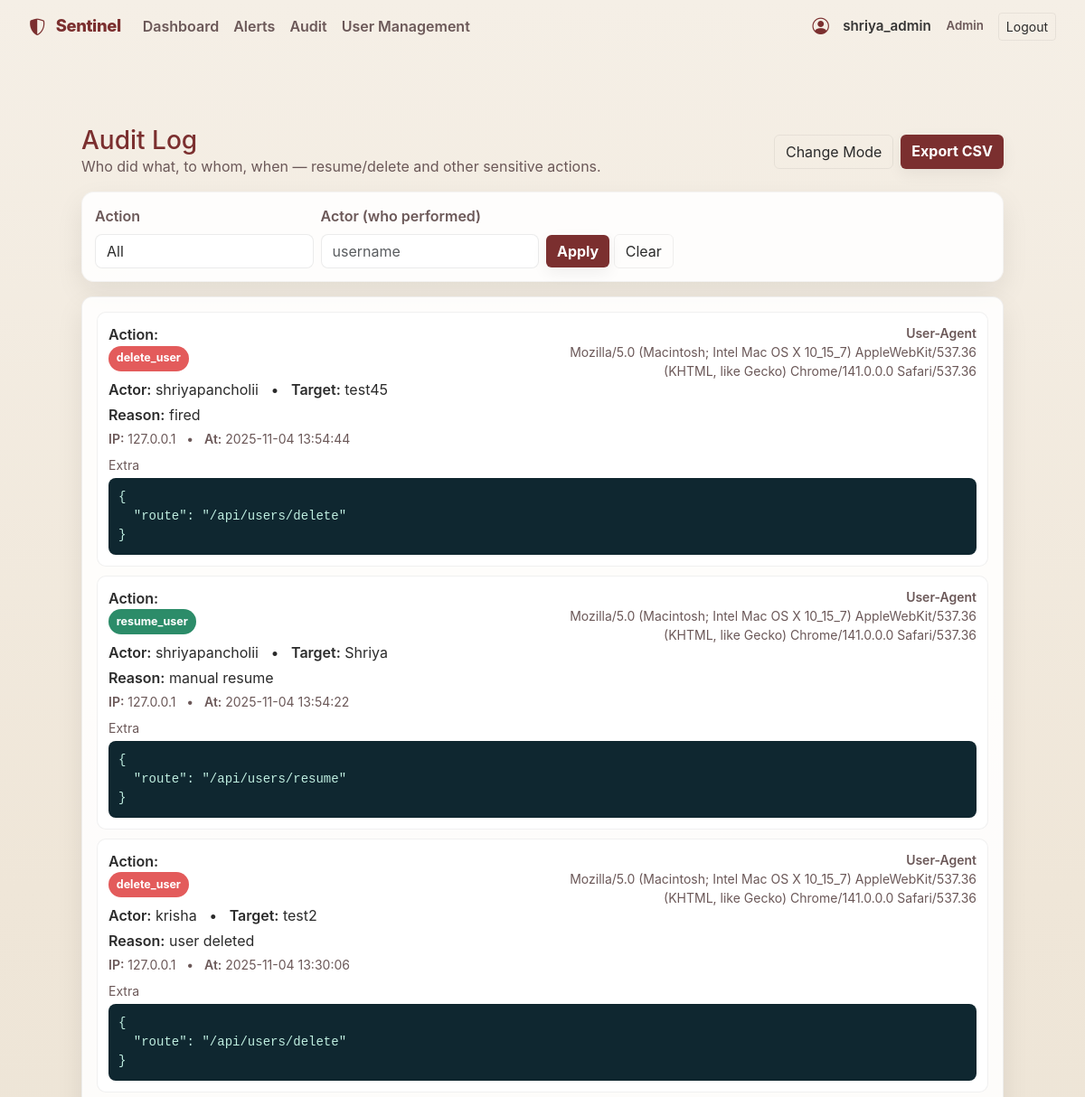
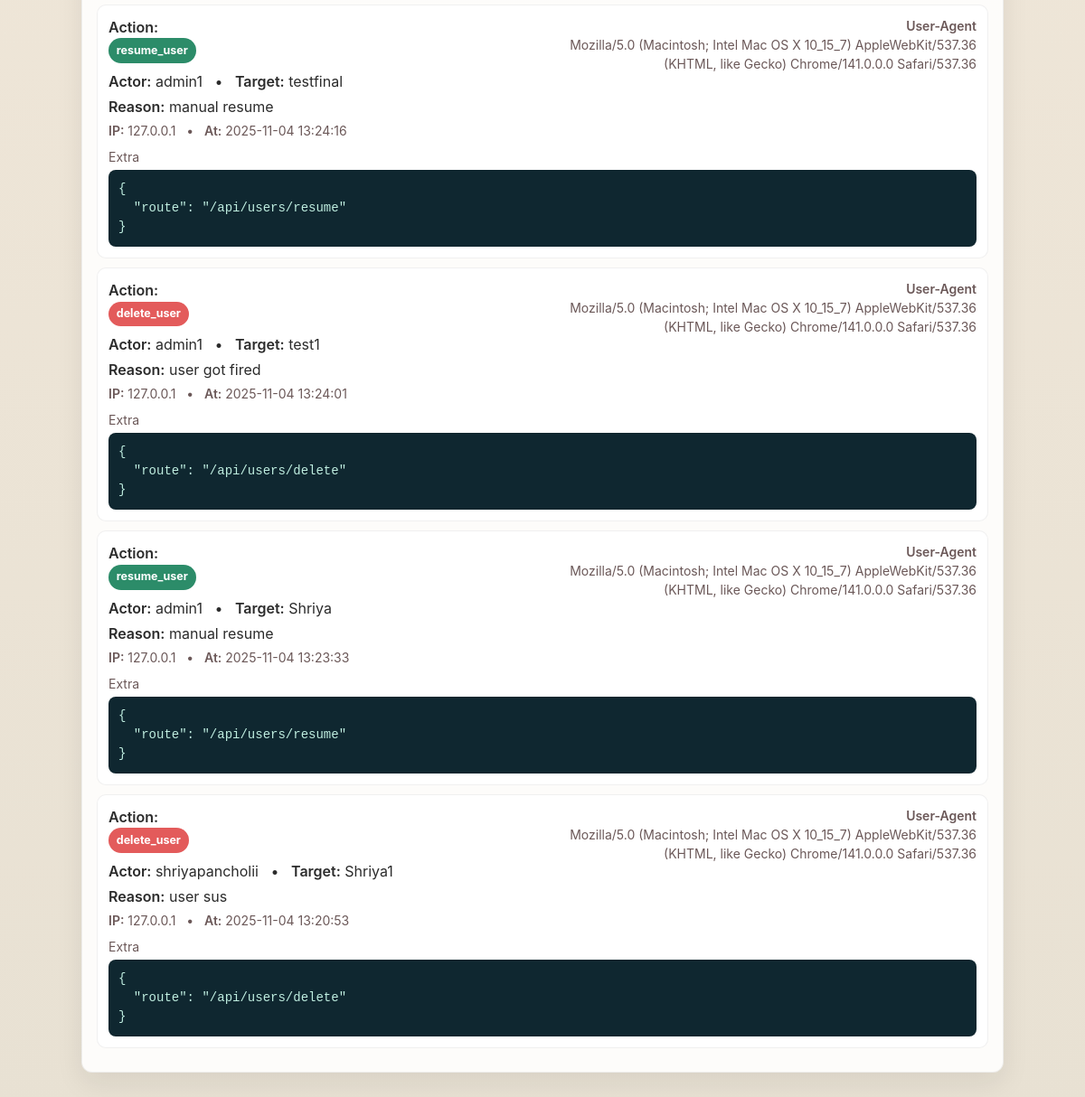
The page /audit (signed in) on the database its author committed (2 pictures, top to bottom).
### tables this page shows
CREATE TABLE audit_logs (
        id INTEGER PRIMARY KEY AUTOINCREMENT,
        action TEXT NOT NULL,          -- resume_user / delete_user / ...
        actor TEXT NOT NULL,           -- session username
        target_user TEXT,              -- affected username/id
        reason TEXT,
        ip TEXT,
        user_agent TEXT,
        extra TEXT,                    -- JSON string
        created_at DATETIME NOT NULL DEFAULT CURRENT_TIMESTAMP
    );

### app.py (the view)
@app.route('/audit', methods=['GET'])
@limiter.limit("60 per minute")
def audit_log():
    if not session.get('logged_in'):
        return redirect(url_for('login'))
    q_action = request.args.get('action', '').strip()
    q_actor  = request.args.get('actor', '').strip()
    clauses, params = [], []
    if q_action:
        clauses.append("action = ?")
        params.append(q_action)
    if q_actor:
        clauses.append("actor = ?")
        params.append(q_actor)
    where = f"WHERE {' AND '.join(clauses)}" if clauses else ""
    try:
        conn = get_db_conn()
        cur = conn.cursor()
        cur.execute(f"""
            SELECT id, action, actor, target_user, reason, ip, user_agent, extra, created_at
            FROM audit_logs
            {where}
            ORDER BY id DESC
            LIMIT 300
        """, params)
        rows = cur.fetchall()
        items = []
        for r in rows:
            try:
                extra = json.loads(r['extra']) if r['extra'] else {}
            except Exception:
                extra = r['extra']
            items.append({
                "id": r['id'],
                "action": r['action'],
                "actor": r['actor'],
                "target_user": r['target_user'],
                "reason": r['reason'],
                "ip": r['ip'],
                "user_agent": r['user_agent'],
                "extra": extra,
                "created_at": r['created_at'],
            })
        conn.close()
    except Exception as e:
        print("[/audit] read error:", e)
        items = []
    return render_template('audit_log.html', items=items, q_action=q_action, q_actor=q_actor)

### app.py (called while the page is built)
def get_db_conn():
    conn = sqlite3.connect(DB_PATH)
    conn.row_factory = sqlite3.Row
    return conn

@app.before_request
def enforce_https_in_production():
    USE_HTTPS = os.environ.get("USE_HTTPS", "0").lower() in ("1", "true", "yes")
    if not (FLASK_ENV == "production" and USE_HTTPS):
        return
    proto = request.headers.get('X-Forwarded-Proto', request.scheme)
    if proto != 'https':
        url = request.url.replace("http://", "https://", 1)
        return redirect(url, code=301)

### templates/audit_log.html (shortened to what this page needs)
{% extends 'base.html' %}
{% block content %}
<div class="container py-4">
  <div class="d-flex align-items-center justify-content-between mb-3">
    <div>
      <h1 class="h3" style="color:var(--accent);margin:0">Audit Log</h1>
      <div class="mut">Who did what, to whom, when — resume/delete and other sensitive actions.</div>
    </div>
    <div class="d-flex gap-2">
      <button id="theme_toggle_audit" class="btn btn-outline-light">Change Mode</button>
      {% if session.get('role') == 'admin' %}
        <a class="btn btn-accent" href="{{ url_for('api_audit_export') }}">Export CSV</a>
      {% endif %}
    </div>
  </div>
  <form method="get" class="card-panel mb-3" style="padding:14px">
    <div class="row g-2 align-items-end">
      <div class="col-12 col-md-3">
        <label class="form-label muted">Action</label>
        <select name="action" class="form-select">
          <option value="" {{ '' == q_action and 'selected' or '' }}>All</option>
        </select>
      </div>
      <div class="col-12 col-md-3">
        <label class="form-label muted">Actor (who performed)</label>
        <input name="actor" class="form-control" value="{{ q_actor or '' }}" placeholder="username">
      </div>
      <div class="col-12 col-md-3">
        <button class="btn btn-accent">Apply</button>
        <a class="btn btn-outline-light" href="{{ url_for('audit_log') }}">Clear</a>
      </div>
    </div>
  </form>
  <div class="audit-card p-3">
    {% if items and items|length > 0 %}
      {% for a in items %}
        <div class="audit-row">
          <div class="d-flex justify-content-between align-items-start">
            <div>
              <div class="k">Action:</div>
              <div>
                {% if a.action == 'delete_user' %}
                  <span class="pill del">{{ a.action }}</span>
                {% elif a.action == 'resume_user' %}
                  <span class="pill res">{{ a.action }}</span>
                {% else %}
                  <span class="pill" style="background:#ddd;color:#222">{{ a.action }}</span>
                {% endif %}
              </div>
              <div class="mt-2"><span class="k">Actor:</span> {{ a.actor or '—' }} &nbsp; • &nbsp;
                  <span class="k">Target:</span> {{ a.target_user or '—' }}</div>
              {% if a.reason %}
                <div class="mt-1"><span class="k">Reason:</span> {{ a.reason }}</div>
              {% endif %}
              <div class="mut small mt-1">
                <span class="k">IP:</span> {{ a.ip or '—' }} &nbsp; • &nbsp;
                <span class="k">At:</span> {{ a.created_at }}
              </div>
            </div>
            <div class="text-end small mut" style="max-width:50%">
              <div class="k">User-Agent</div>
              <div>{{ a.user_agent or '—' }}</div>
            </div>
          </div>
          {% if a.extra %}
            <div class="mt-2">
              <div class="mut small mb-1">Extra</div>
              <pre class="audit-json">{{ a.extra | tojson(indent=2) }}</pre>
            </div>
          {% endif %}
        </div>
      {% endfor %}
    {% else %}
      <div class="alert alert-secondary mb-0">No audit events yet.</div>
    {% endif %}
  </div>
</div>
{% endblock %}

### templates/base.html (style rules this page uses)
:root { --bg-900: #f5efe6; --accent: #7b2f2f; --accent-700: #5a1f1f; --muted: #6b5858; --card-bg: rgba(255,255,255,0.88); --glass: rgba(255,255,255,0.85); --danger: #e35b5b; --warning: #d19b4a; --success: #2c8c69; --text-dark: #2b2b2b; --shadow: 0 12px 30px rgba(24,24,24,0.08); }
html,body { height:100% }
body { margin:0; min-height:100%; font-family:"Inter","Poppins",system-ui,-apple-system,"Segoe UI",Roboto,"Helvetica Neue",Arial; background: radial-gradient(900px 300px at 10% 12%, rgba(180,170,155,0.06), transparent 6%), linear-gradient(180deg, #f5efe6 0%, #efe6d8 40%, #e8e1d3 100%); color: var(--text-dark); -webkit-font-smoothing:antialiased; -moz-osx-font-smoothing:grayscale; padding-bottom:48px; }
.btn-accent { background: var(--accent); color:#fff; border:none; font-weight:700; box-shadow: 0 6px 18px rgba(0,0,0,0.06); }
.btn-outline-light { border-color: rgba(0,0,0,0.06); color: var(--text-dark); background: transparent; }
.card-panel { background: var(--card-bg); border-radius:14px; padding:18px; box-shadow: var(--shadow); border:1px solid rgba(0,0,0,0.04); }
h1, h2, h3 { color: var(--text-dark); margin:0 0 .6rem 0; }
.muted { color: var(--muted); }
input.form-control, textarea.form-control, select.form-select { background:#fff; border:1px solid rgba(0,0,0,0.08); color:var(--text-dark); border-radius:8px; }
input::placeholder { color: rgba(100,100,100,0.45); }
.form-label.muted { color: var(--muted); font-weight:600; }

### templates/audit_log.html (style rules this page uses)
.audit-card { background:var(--card-bg);border-radius:12px;box-shadow:var(--shadow); border:1px solid rgba(0,0,0,0.06) }
.audit-row { border:1px solid rgba(0,0,0,0.06);border-radius:10px;padding:12px;margin-bottom:10px; background:var(--card-bg) }
.mut { color:var(--muted) }
.pill { display:inline-block;padding:.28rem .55rem;border-radius:999px;font-weight:700;font-size:.78rem }
.pill.del { background:var(--danger);color:#fff }
.pill.res { background:var(--success);color:#fff }
.k { font-weight:600 }
pre.audit-json { background:#0f2730;color:#bfeee0;border-radius:8px;padding:10px;white-space:pre-wrap; border:1px solid rgba(0,0,0,0.06);margin:0 }

### rows shown on the page
audit_logs: action "delete_user", actor "shriyapancholii", target_user "test45", reason "fired", ip "127.0.0.1", created_at "2025-11-04 13:54:44", user_agent "Mozilla/5.0 (Macintosh; Intel Mac OS X 10_15_7) AppleWebKit/537.36 (KHTML, like Gecko) Chrome/141.0.0.0 Safari/537.36", extra|tojson "{ \"route\": \"/api/users/delete\" }"
audit_logs: action "resume_user", actor "shriyapancholii", target_user "Shriya", reason "manual resume", ip "127.0.0.1", created_at "2025-11-04 13:54:22", user_agent "Mozilla/5.0 (Macintosh; Intel Mac OS X 10_15_7) AppleWebKit/537.36 (KHTML, like Gecko) Chrome/141.0.0.0 Safari/537.36", extra|tojson "{ \"route\": \"/api/users/resume\" }"
audit_logs: action "delete_user", actor "krisha", target_user "test2", reason "user deleted", ip "127.0.0.1", created_at "2025-11-04 13:30:06", user_agent "Mozilla/5.0 (Macintosh; Intel Mac OS X 10_15_7) AppleWebKit/537.36 (KHTML, like Gecko) Chrome/141.0.0.0 Safari/537.36", extra|tojson "{ \"route\": \"/api/users/delete\" }"
audit_logs: action "resume_user", actor "admin1", target_user "testfinal", reason "manual resume", ip "127.0.0.1", created_at "2025-11-04 13:24:16", user_agent "Mozilla/5.0 (Macintosh; Intel Mac OS X 10_15_7) AppleWebKit/537.36 (KHTML, like Gecko) Chrome/141.0.0.0 Safari/537.36", extra|tojson "{ \"route\": \"/api/users/resume\" }"
audit_logs: action "delete_user", actor "admin1", target_user "test1", reason "user got fired", ip "127.0.0.1", created_at "2025-11-04 13:24:01", user_agent "Mozilla/5.0 (Macintosh; Intel Mac OS X 10_15_7) AppleWebKit/537.36 (KHTML, like Gecko) Chrome/141.0.0.0 Safari/537.36", extra|tojson "{ \"route\": \"/api/users/delete\" }"
audit_logs: action "resume_user", actor "admin1", target_user "Shriya", reason "manual resume", ip "127.0.0.1", created_at "2025-11-04 13:23:33", user_agent "Mozilla/5.0 (Macintosh; Intel Mac OS X 10_15_7) AppleWebKit/537.36 (KHTML, like Gecko) Chrome/141.0.0.0 Safari/537.36", extra|tojson "{ \"route\": \"/api/users/resume\" }"
audit_logs: action "delete_user", actor "shriyapancholii", target_user "Shriya1", reason "user sus", ip "127.0.0.1", created_at "2025-11-04 13:20:53", user_agent "Mozilla/5.0 (Macintosh; Intel Mac OS X 10_15_7) AppleWebKit/537.36 (KHTML, like Gecko) Chrome/141.0.0.0 Safari/537.36", extra|tojson "{ \"route\": \"/api/users/delete\" }"

### other values the page prints
{{ session.get('username','User') }} "shriya_admin"
{{ session.get('role','analyst')|capitalize }} "Admin"
